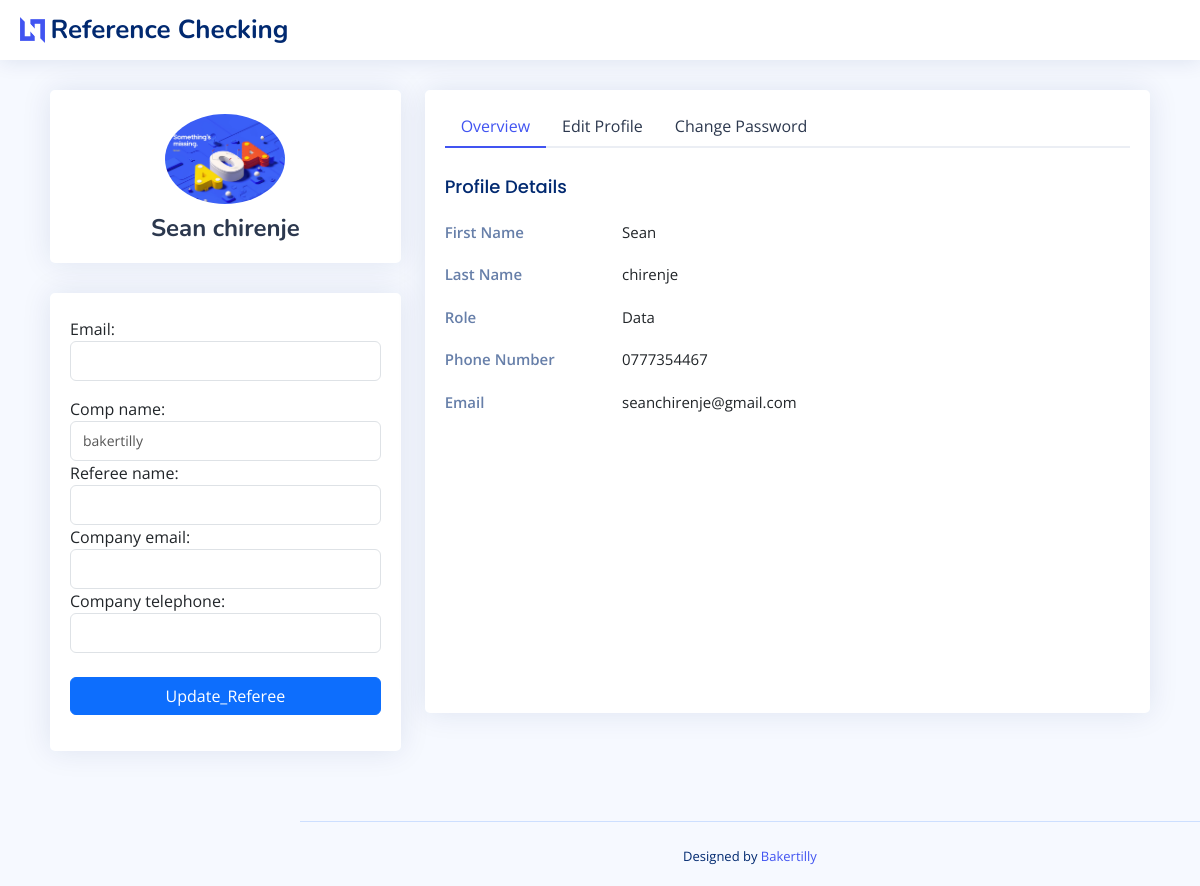
The app's page /candidate_profile_view (signed in) with its own data.
### analytics/models.py (models this page shows, shortened)
class Candidate_Documents(models.Model):
    candidate = models.ForeignKey(Candidate, on_delete=models.CASCADE)
    job_title = models.CharField(max_length=255)
    cv = models.FileField(upload_to=cv_upload_path)
    photo = models.ImageField(upload_to=photo_upload_path)
    def truncate_filename(self, filename):
        try:
            filename=os.path.basename(filename)
            filename,extension=filename.split('.')
        except Exception:
            filename=os.path.basename(filename)
            extension="."
        else:
            extension_length=len(extension)
            filename=filename[:10-extension_length]
        finally:
            filename="".join([filename,'..',extension])
            return filename
    @property
    def cv_basename(self):
        return os.path.basename(self.cv.url)
    @property
    def cv_truncated_basename(self):
        return self.truncate_filename(self.cv.url)

class Candidate(models.Model):
    firstname = models.CharField(max_length=255)
    lastname = models.CharField(max_length=255)
    phone = models.CharField(max_length=20)
    email = models.EmailField()
    password = models.CharField(max_length=255)

### analytics/views.py (the view)
# urls.py: path('candidate_profile_view', views.candidate_profile_view, name='candidate_profile_view'),
def candidate_profile_view(request):
    referee_form=RefereeHierarchicalForm()
    status=request.session.get('not_found',0)
    if request.session.has_key('not_found'):
        request.session.pop('not_found')
    email=request.session.get('email')
    candidate=Candidate.objects.get(email=email)
    documents=candidate.candidate_documents_set.first()
    context={'referee_form':referee_form,'status':status,'documents':documents}
    return render(request,'analytics/candidate profile view.html',context=context)

### analytics/forms.py
class RefereeHierarchicalForm(forms.ModelForm):
    subfields = RefereeSubfieldsForm()
    class Meta:
        model = Candidate
        fields = ['email']
        widgets = {
            'email': forms.EmailInput(attrs={'class': 'form-control'}),
        }

### analytics/templates/analytics/candidate profile view.html (shortened to what this page needs)
<!DOCTYPE html>
<html lang="en">
 <head>
  {% load static %}
  <link href="{% static 'analytics/assets/vendor/bootstrap/css/bootstrap.min.css' %}" rel="stylesheet"/>
  <link href="{% static 'analytics/assets/vendor/bootstrap-icons/bootstrap-icons.css' %}" rel="stylesheet"/>
  <link href="{% static 'analytics/assets/vendor/boxicons/css/boxicons.min.css' %}" rel="stylesheet"/>
  <link href="{% static 'analytics/assets/vendor/quill/quill.snow.css' %}" rel="stylesheet"/>
  <link href="{% static 'analytics/assets/vendor/quill/quill.bubble.css' %}" rel="stylesheet"/>
  <link href="{% static 'analytics/assets/vendor/remixicon/remixicon.css' %}" rel="stylesheet"/>
  <link href="{% static 'analytics/assets/vendor/simple-datatables/style.css' %}" rel="stylesheet"/>
  <link href="{% static 'analytics/assets/css/style.css' %}" rel="stylesheet"/>
 </head>
 <body style="padding-top: 50px;">
  <header class="header fixed-top d-flex align-items-center" id="header">
   <div class="d-flex align-items-center justify-content-between">
    <a class="logo d-flex align-items-center" href="{% url 'analytics:index' %}">
     <img alt="" src="{% static 'analytics/assets/img/logo.png' %}"/>
     <span class="d-none d-lg-block">
      Reference Checking
     </span>
    </a>
   </div>
  </header>
  <main class="main" id="main" style="margin: 20px;">
   <section class="section profile">
    <div class="row">
     <div class="col-xl-4">
      <div class="card">
       <div class="card-body profile-card pt-4 d-flex flex-column align-items-center">
        <img alt="Profile" class="rounded-circle" src={{ documents.photo.url }}>
        <h2>
         {{ documents.candidate.firstname }} {{ documents.candidate.lastname }}
        </h2>
       </div>
      </div>
      <form class="card" method="post" action="{% url 'analytics:update' %}" id="referee_form">
        <div class="card-body profile-card pt-4 d-flex flex-column referees">
          {{ referee_form.as_p }}
          {% for field in referee_form.subfields %}
            <div>
              {{ field.label_tag }}
              {{ field }}
            </div>
          {% endfor %}
          <br>
        <div class="mb-3">
         <input  name="form" value="Update_Referee" class="btn btn-primary w-100" type="submit">
        </div>
       </div>
      </form>
     </div>
     <div class="col-xl-8">
      <div class="card">
       <div class="card-body pt-3">
        <ul class="nav nav-tabs nav-tabs-bordered">
         <li class="nav-item">
          <button class="nav-link active" data-bs-target="#profile-overview" data-bs-toggle="tab">
           Overview
          </button>
         </li>
         <li class="nav-item">
          <button class="nav-link" data-bs-target="#profile-edit" data-bs-toggle="tab">
           Edit Profile
          </button>
         </li>
         <li class="nav-item">
          <button class="nav-link" data-bs-target="#profile-change-password" data-bs-toggle="tab">
           Change Password
          </button>
         </li>
        </ul>
        <div class="tab-content pt-2">
         <div class="tab-pane fade show active profile-overview" id="profile-overview">
          <h5 class="card-title">
           Profile Details
          </h5>
          <div class="row">
           <div class="col-lg-3 col-md-4 label">
            First Name
           </div>
           <div class="col-lg-9 col-md-8">
            {{ documents.candidate.firstname }}
           </div>
          </div>
          <div class="row">
           <div class="col-lg-3 col-md-4 label">
            Last Name
           </div>
           <div class="col-lg-9 col-md-8">
            {{ documents.candidate.lastname }}
           </div>
          </div>
          <div class="row">
           <div class="col-lg-3 col-md-4 label">
            Role
           </div>
           <div class="col-lg-9 col-md-8">
            {{ documents.job_title }}
           </div>
          </div>
          <div class="row">
           <div class="col-lg-3 col-md-4 label">
            Phone Number
           </div>
           <div class="col-lg-9 col-md-8">
            {{ documents.candidate.phone }}
           </div>
          </div>
          <div class="row">
           <div class="col-lg-3 col-md-4 label">
            Email
           </div>
           <div class="col-lg-9 col-md-8">
            {{ documents.candidate.email }}
           </div>
          </div>
         </div>
        </div>
       </div>
      </div>
     </div>
    </div>
   </section>
  </main>
  <footer class="footer" id="footer">
   <div class="credits">
    Designed by
    <a href="https://www.google.com/url?sa=t&amp;rct=j&amp;q=&amp;esrc=s&amp;source=web&amp;cd=&amp;cad=rja&amp;uact=8&amp;ved=2ahUKEwjmoKfznoGBAxW6T0EAHQlxBNYQFnoECCAQAQ&amp;url=https%3A%2F%2Fbakertilly.site%2F&amp;usg=AOvVaw0AgYbNcQeVUdVLc5b7s1kv&amp;opi=89978449">
     Bakertilly
    </a>
   </div>
  </footer>
 </body>
</html>

### analytics/static/analytics/assets/css/style.css (style rules this page uses)
:root { scroll-behavior: smooth; }
body { font-family: "Open Sans", sans-serif; background: #f6f9ff; color: #444444; }
a { color: #4154f1; text-decoration: none; }
h1, h2, h3, h4, h5, h6 { font-family: "Nunito", sans-serif; }
#main { margin-top: 60px; padding: 20px 30px; transition: all 0.3s; }
.card { margin-bottom: 30px; border: none; border-radius: 5px; box-shadow: 0px 0 30px rgba(1, 41, 112, 0.1); }
.card-title { padding: 20px 0 15px 0; font-size: 18px; font-weight: 500; color: #012970; font-family: "Poppins", sans-serif; }
.card-body { padding: 0 20px 20px 20px; }
.nav-tabs-bordered { border-bottom: 2px solid #ebeef4; }
.nav-tabs-bordered .nav-link { margin-bottom: -2px; border: none; color: #2c384e; }
.nav-tabs-bordered .nav-link.active { background-color: #fff; color: #4154f1; border-bottom: 2px solid #4154f1; }
.logo { line-height: 1; }
@media (min-width: 1200px) { .logo { width: 280px; } }
.logo img { max-height: 26px; margin-right: 6px; }
.logo span { font-size: 26px; font-weight: 700; color: #012970; font-family: "Nunito", sans-serif; }
.header { transition: all 0.5s; z-index: 997; height: 60px; box-shadow: 0px 2px 20px rgba(1, 41, 112, 0.1); background-color: #fff; padding-left: 20px; }
@media (min-width: 1200px) { #main, #footer { margin-left: 300px; } }
.profile .profile-card img { max-width: 120px; }
.profile .profile-card h2 { font-size: 24px; font-weight: 700; color: #2c384e; margin: 10px 0 0 0; }
.profile .profile-overview .row { margin-bottom: 20px; font-size: 15px; }
.profile .profile-overview .card-title { color: #012970; }
.profile .profile-overview .label { font-weight: 600; color: rgba(1, 41, 112, 0.6); }
.footer { padding: 20px 0; font-size: 14px; transition: all 0.3s; border-top: 1px solid #cddfff; }
.footer .credits { padding-top: 5px; text-align: center; font-size: 13px; color: #012970; }

### records on screen
Candidate_Documents: photo (picture), candidate.firstname "Sean", candidate.lastname "chirenje", job_title "Data", candidate.phone "0777354467", candidate.email "seanchirenje@gmail.com"

### other values on screen
{{ field.label_tag }} "Comp name:" "Referee name:" "Company email:" "Company telephone:"
